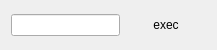
<?xml version="1.0" encoding="UTF-8"?>
<ui version="4.0">
 <class>UPVorCOM</class>
 <widget class="QWidget" name="UPVorCOM">
  <property name="geometry">
   <rect>
    <x>0</x>
    <y>0</y>
    <width>217</width>
    <height>50</height>
   </rect>
  </property>
  <property name="windowTitle">
   <string>Form</string>
  </property>
  <layout class="QGridLayout" name="gridLayout">
   <item row="0" column="0">
    <widget class="QLineEdit" name="name"/>
   </item>
   <item row="0" column="1">
    <widget class="QPushButton" name="val">
     <property name="text">
      <string>exec</string>
     </property>
     <property name="flat">
      <bool>true</bool>
     </property>
    </widget>
   </item>
  </layout>
 </widget>
 <resources/>
 <connections/>
</ui>
